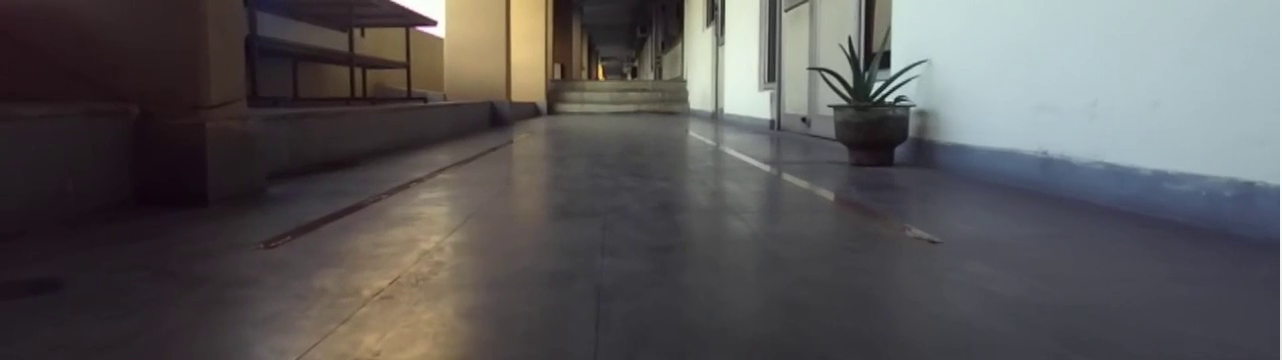
#> input picture frame 98 of LaneDetection/a.mp4, 1282 x 360 px
$ python my_lane.py
#> lines starting #> are read from the running program, lines starting #| are printed output that depends on the picture; after the words box and inside, x2 and y2 are one past the last pixel; in counts of white or black regions, pixels touching at a corner belong together
import cv2
import sys
import numpy as np
import pyzed.sl as sl
import numpy as np

# video_capture = cv2.VideoCapture(0)

video_capture = cv2.VideoCapture('a.mp4')
# [99 lines of commented-out code are left out]


frame_width = int(video_capture.get(3))
frame_height = int(video_capture.get(4))

out = cv2.VideoWriter('outpy.avi',cv2.VideoWriter_fourcc('M','J','P','G'), 10, (frame_width,frame_height))


while True:


    ret, frame = video_capture.read()
#> frame is the input picture: shape (360, 1282, 3); mean B, G, R 87.4, 86.8, 88.6

    gray_img = cv2.cvtColor(frame, cv2.COLOR_BGR2GRAY)

    mask_white = cv2.inRange(gray_img, 30, 50)
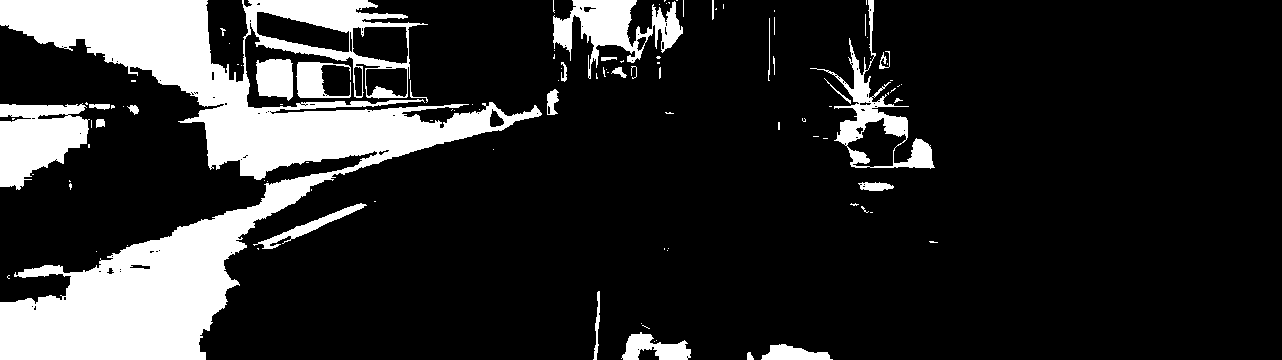
#> mask_white: shape (360, 1282); 17% white; 107 white regions (77 under 20 px), largest, box (x1, y1, x2, y2) and area: (0, 0, 542, 360) 58510, (0, 103, 90, 190) 5204, (553, 0, 683, 79) 4144
    mask_yellow = cv2.inRange(gray_img, 80, 100)
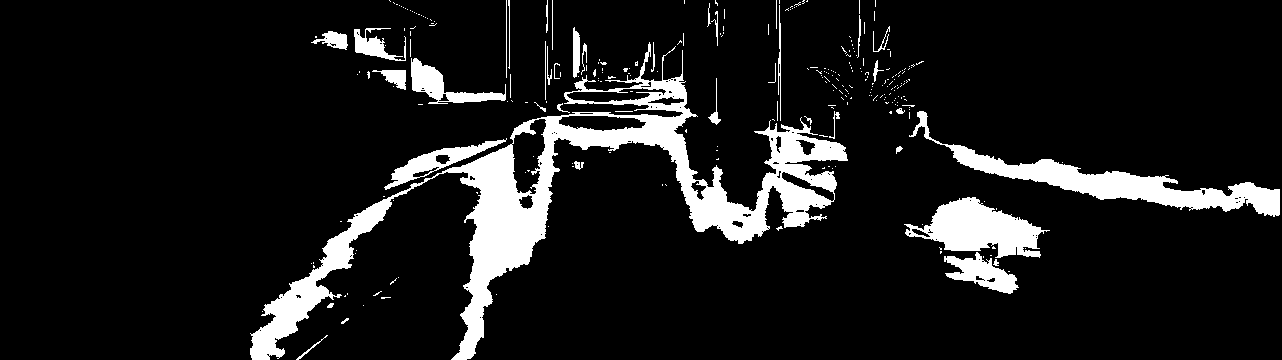
#> mask_yellow: shape (360, 1282); 10.6% white; 282 white regions (241 under 20 px), largest, box (x1, y1, x2, y2) and area: (250, 42, 848, 360) 28350, (909, 111, 1280, 217) 7144, (904, 197, 1050, 258) 4621
    mask_white = cv2.bitwise_or(mask_white, mask_yellow)
#> mask_white: shape (360, 1282); 27.5% white; 281 white regions (217 under 20 px), largest, box (x1, y1, x2, y2) and area: (0, 0, 546, 360) 59249, (250, 0, 848, 360) 32703, (909, 111, 1280, 217) 7144
    # cv2.imshow("hello",mask_white)

    gauss_img = cv2.GaussianBlur(mask_white, (5,5), 0)
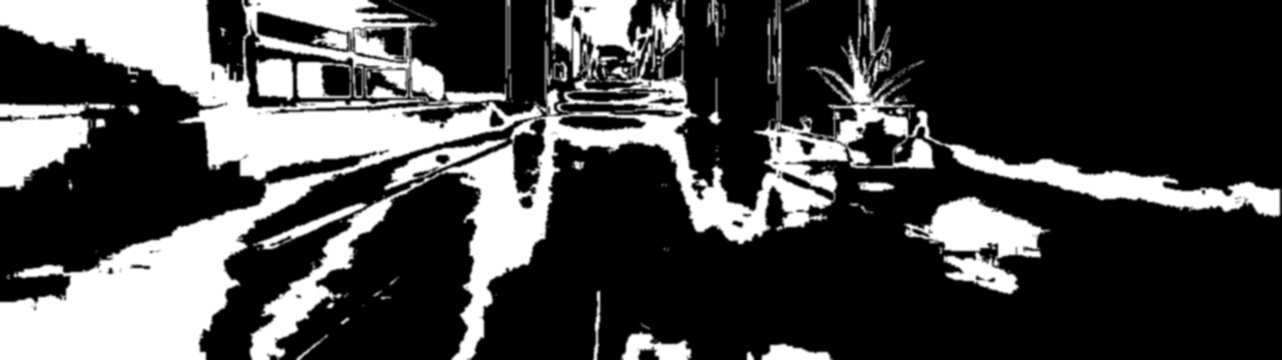
#> gauss_img: shape (360, 1282); min 0, max 255, mean 70.2

    low_threshold = 50
    high_threshold = 150

    canny_edge_img = cv2.Canny( gauss_img, low_threshold, high_threshold)
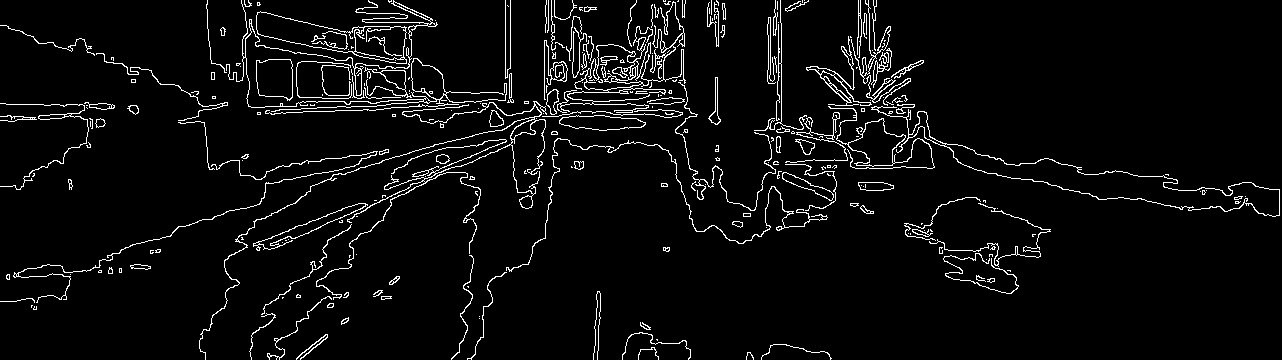
#> canny_edge_img: shape (360, 1282); 4.7% white in thin lines or dots


    blank_mask = np.zeros_like(canny_edge_img)

    if len(canny_edge_img.shape) > 2:
        no_of_channels = canny_edge_img.shape[2]
        color_blank = (255,)*no_of_channels

    else:
        color_blank = 255


    img_shape = canny_edge_img.shape
#> img_shape = (360, 1282)
    print(img_shape)
#| (360, 1282)
    print("My-Shape")
    upper_right = [0.57*img_shape[1], img_shape[0]*0.40]
#> upper_right = [730.7, 144]
    lower_right = [img_shape[1]*0.95 , img_shape[0]]
#> lower_right = [1217.9, 360]
    lower_left = [0, img_shape[0]*0.9]
#> lower_left = [0, 324]
    upper_left = [img_shape[1]*0.380 , img_shape[0]*0.4]
#> upper_left = [487.2, 144]
    temp1 = [img_shape[1]*0.4 , img_shape[0]*0.4]
#> temp1 = [512.8, 144]
    temp2 = [0, img_shape[0]]
#> temp2 = [0, 360]
    temp3 = [img_shape[1]*0.85, img_shape[0]]
#> temp3 = [1089.7, 360]
    temp4 = [0.55*img_shape[1], img_shape[0]*0.40]
    temp5 = [0, img_shape[0]]
    vertices = [ np.array([lower_left, upper_left, temp1, temp2, temp3, temp4, upper_right, lower_right,temp5], dtype=np.int32)]


    cv2.fillPoly(blank_mask, vertices, color_blank)
#> blank_mask: shape (360, 1282); 6.2% white; 2 white regions, box (x1, y1, x2, y2) and area: (705, 144, 1216, 360) 16851, (0, 144, 513, 360) 11958
    cv2.imshow('achank',blank_mask)


    ROI_img = cv2.bitwise_and(canny_edge_img, blank_mask)
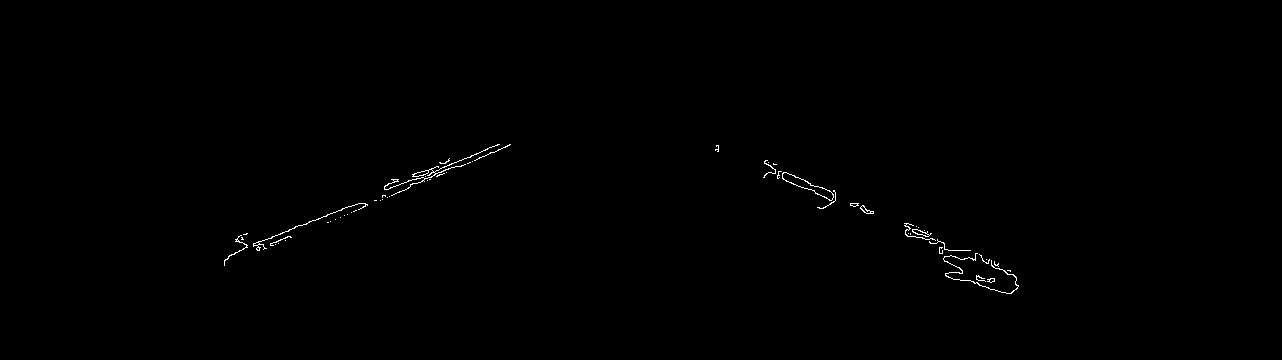
#> ROI_img: shape (360, 1282); 0.33% white in thin lines or dots, all inside (x1, y1, x2, y2) = (224, 144, 1019, 294)


    lines = cv2.HoughLinesP(
        ROI_img,
        rho=2,
        theta=np.pi / 180,
        threshold=10,
        lines=np.array([]),
        minLineLength=40,
        maxLineGap=160
    )
#> lines = 39 rows, first 6: [777, 176, 1010, 271], [246, 246, 509, 145], [764, 161, 1015, 283], [224, 265, 492, 146], [768, 162, 1016, 278], [235, 252, 496, 151]
    line_img = np.zeros((ROI_img.shape[0], ROI_img.shape[1], 3), dtype=np.uint8)

    # print(lines)
    # if lines:
    if lines is not None:
        for line in lines:
            # print(line)
            for x1,y1,x2,y2 in line:
                cv2.line(line_img,(x1,y1),(x2,y2), [0,255,0], 2)
#> this loop made 39 passes
#> line on passes 1 to 12: [[777, 176, 1010, 271]], [[246, 246, 509, 145]], [[764, 161, 1015, 283]], [[224, 265, 492, 146]], [[768, 162, 1016, 278]], [[235, 252, 496, 151]], [[765, 174, 1013, 274]], [[354, 211, 448, 159]], [[946, 276, 1010, 293]], [[239, 241, 448, 161]], [[764, 163, 1017, 287]], [[765, 160, 998, 263]]
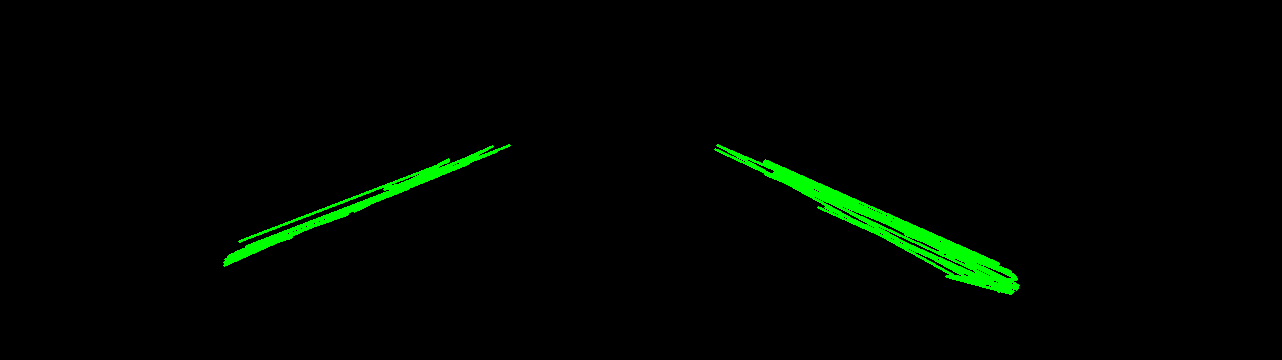
#> line_img: shape (360, 1282, 3); mean of channels 0, 1, 2 0, 5.4, 0; drawn as B, G, R

    frame1 = cv2.addWeighted(frame, 0.8, line_img, 1.0, 0.0)
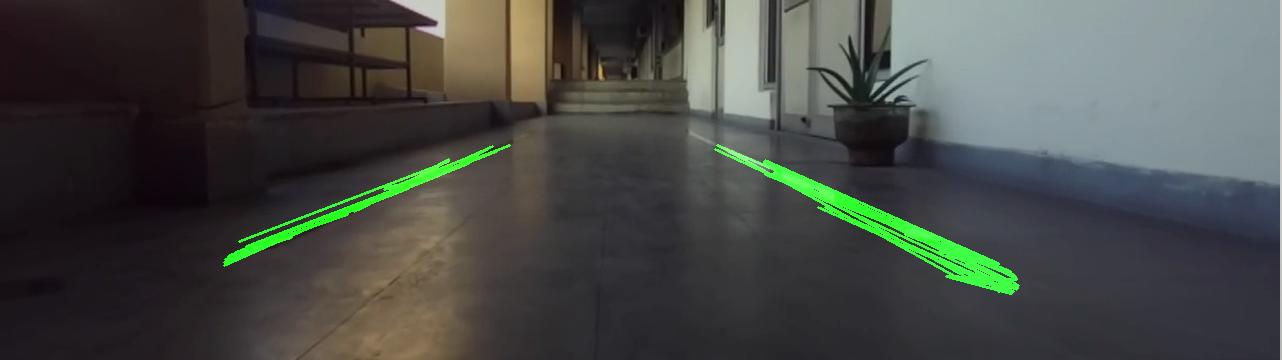
#> frame1: shape (360, 1282, 3); mean B, G, R 69.9, 73.6, 70.9
    out.write(frame1)
    cv2.imshow('Video', frame1)

    if cv2.waitKey(1) & 0xFF == ord('q'):
#> (key q is pressed here)
        break


# When everything is done, release the capture
video_capture.release()
cv2.destroyAllWindows()

$ run again, starting later in the video
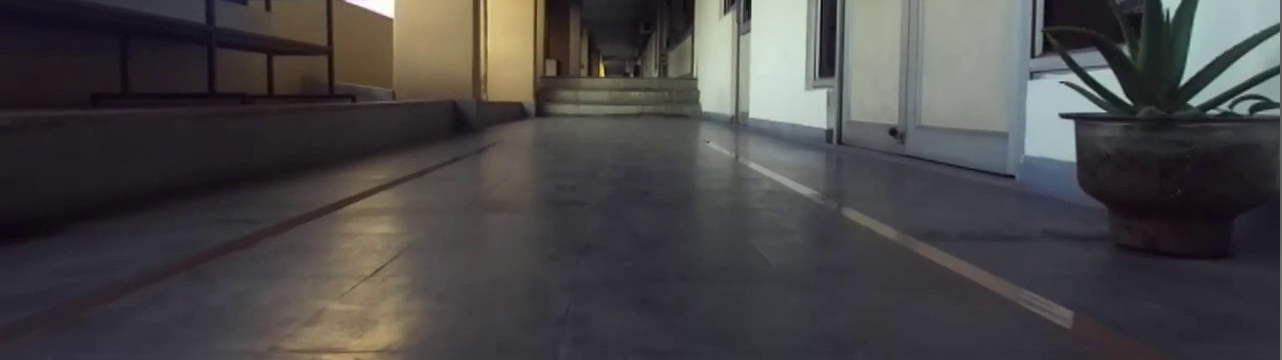
#> input picture frame 442 of LaneDetection/a.mp4, 1282 x 360 px
#> frame is the input picture: shape (360, 1282, 3); mean B, G, R 70.5, 70.2, 72.2
#> `mask_white = cv2.inRange(gray_img, 30, 50)`:
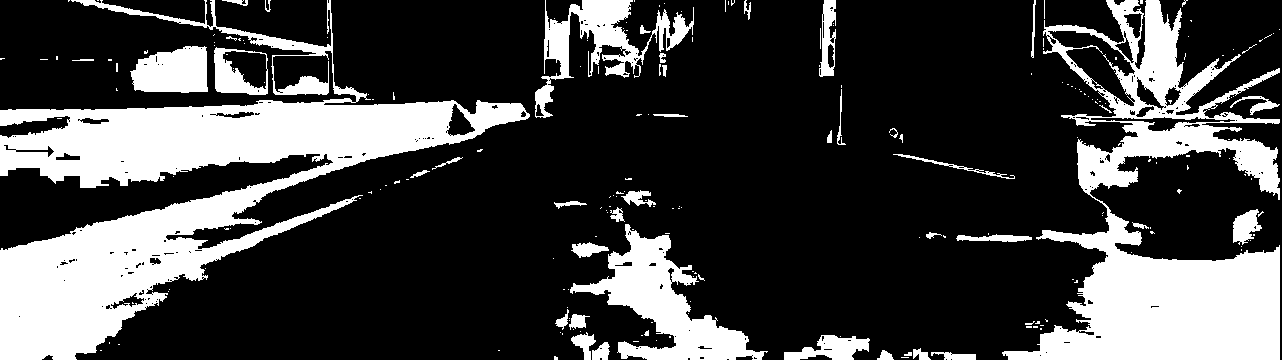
#> mask_white: shape (360, 1282); 26% white; 219 white regions (174 under 20 px), largest, box (x1, y1, x2, y2) and area: (0, 0, 530, 360) 55648, (1002, 0, 1280, 360) 38322, (570, 224, 768, 360) 9112
#> mask_yellow: shape (360, 1282); 8.9% white; 420 white regions (371 under 20 px), largest, box (x1, y1, x2, y2) and area: (480, 117, 674, 199) 5734, (678, 90, 829, 228) 5528, (232, 204, 371, 360) 5085
#> canny_edge_img: shape (360, 1282); 6.4% white in thin lines or dots
#| (360, 1282)
#> blank_mask: shape (360, 1282); 6.2% white; 2 white regions, box (x1, y1, x2, y2) and area: (705, 144, 1216, 360) 16851, (0, 144, 513, 360) 11958
#> ROI_img: shape (360, 1282); 0.54% white in thin lines or dots, all inside (x1, y1, x2, y2) = (105, 144, 1101, 344)
#> lines = 52 rows, first 6: [734, 158, 1072, 330], [191, 253, 489, 151], [207, 247, 490, 149], [133, 293, 494, 147], [733, 159, 1070, 331], [735, 155, 1090, 320]
#> the loop `for line in lines:` made 52 passes
#> `frame1 = cv2.addWeighted(frame, 0.8, line_img, 1.0, 0.0)`:
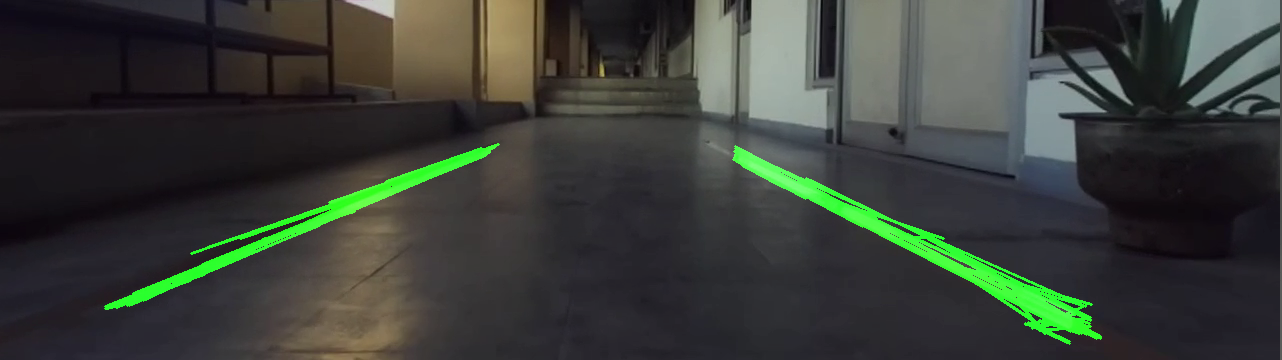
#> frame1: shape (360, 1282, 3); mean B, G, R 56.4, 62.6, 57.8

$ run again, starting later in the video
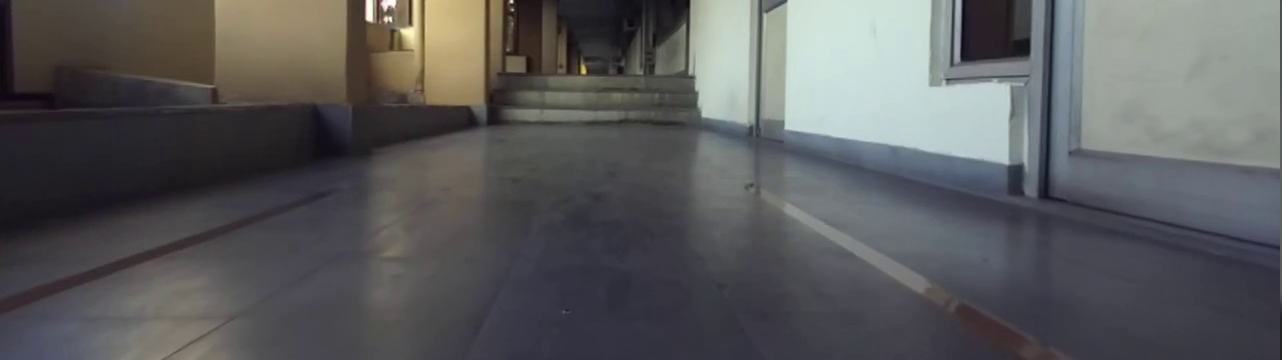
#> input picture frame 787 of LaneDetection/a.mp4, 1282 x 360 px
#> frame is the input picture: shape (360, 1282, 3); mean B, G, R 91.9, 90.8, 90.7
#> `mask_white = cv2.inRange(gray_img, 30, 50)`:
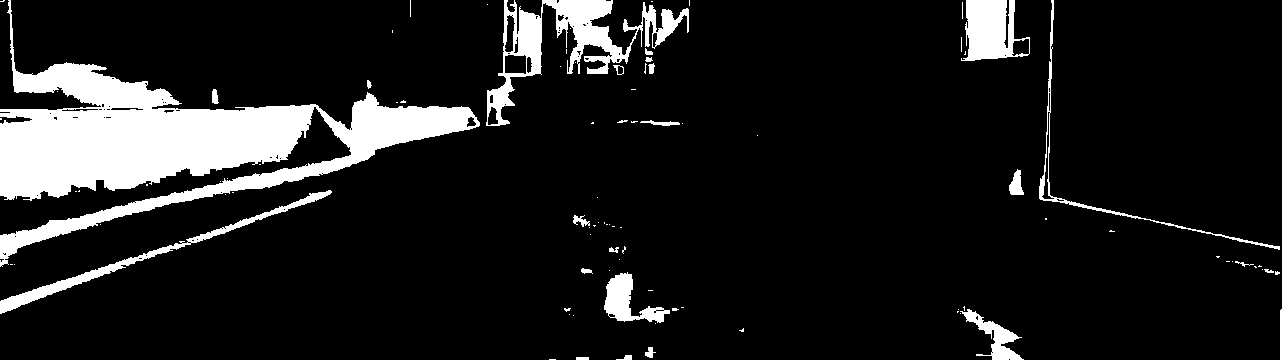
#> mask_white: shape (360, 1282); 11.3% white; 94 white regions (69 under 20 px), largest, box (x1, y1, x2, y2) and area: (0, 0, 480, 267) 35420, (486, 0, 689, 126) 6411, (961, 0, 1030, 61) 2757
#> mask_yellow: shape (360, 1282); 15.1% white; 180 white regions (135 under 20 px), largest, box (x1, y1, x2, y2) and area: (356, 126, 647, 355) 20558, (654, 0, 1011, 304) 19266, (22, 254, 271, 360) 10215
#> canny_edge_img: shape (360, 1282); 4.9% white in thin lines or dots
#| (360, 1282)
#> blank_mask: shape (360, 1282); 6.2% white; 2 white regions, box (x1, y1, x2, y2) and area: (705, 144, 1216, 360) 16851, (0, 144, 513, 360) 11958
#> ROI_img: shape (360, 1282); 0.15% white in thin lines or dots, all inside (x1, y1, x2, y2) = (16, 148, 1011, 354)
#> lines = 32 rows, first 6: [30, 332, 88, 291], [943, 278, 993, 283], [158, 276, 204, 274], [29, 342, 203, 257], [115, 298, 199, 255], [899, 253, 968, 251]
#> the loop `for line in lines:` made 32 passes
#> `frame1 = cv2.addWeighted(frame, 0.8, line_img, 1.0, 0.0)`:
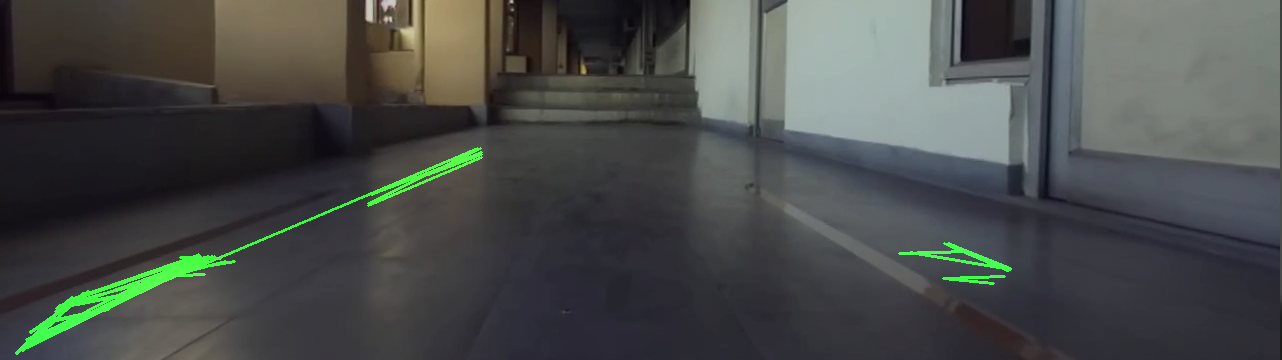
#> frame1: shape (360, 1282, 3); mean B, G, R 73.5, 75.3, 72.6
